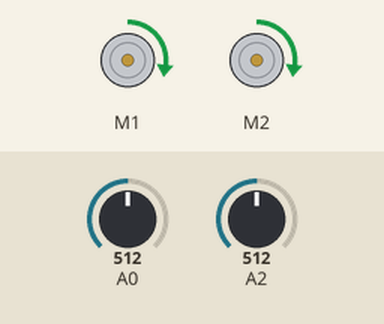
Simulated run of this sketch. Board: Arduino Uno, built with avr-gcc and run on an emulated ATmega328P. On the bench: 2 × DC motor (green arrow = forward, orange = backward, longer = faster). The test bench sets the inputs (shaded band); at power-on: A2 = 512, A0 = 512.

Above: at 1.2 s.
1.3 s: A2 set to 218
2.8 s: A2 set to 183
At 3.8 s:
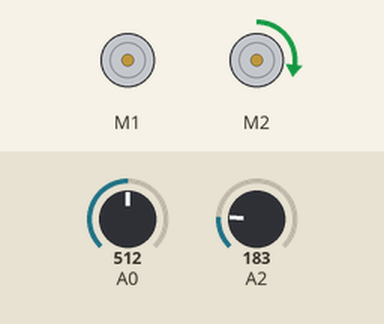
4.3 s: A2 set to 306
At 5.5 s:
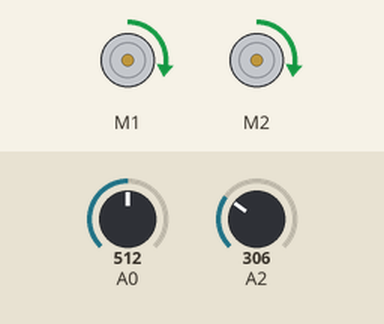
5.8 s: A2 set to 122
At 7.0 s:
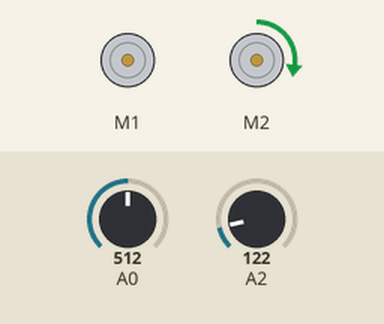
Timing chart, 0 to 8.3 s (numbered marks = the images above; inputs shaded):
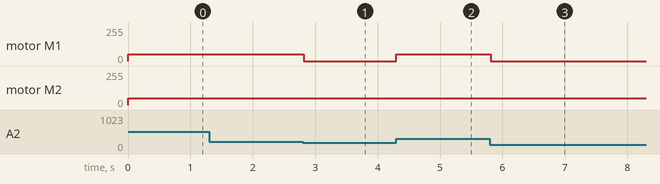

Measured:
- the behaviour switches between 200 and 199 on A2 (found by bisection; images 0 and 1)
- after the input at 1.3 s, every drawn part: stays the same
- after the input at 2.8 s, motor M1: forward 50/255 → stopped at once
- after the input at 4.3 s, motor M1: stopped → forward 50/255 at once
- after the input at 5.8 s, motor M1: forward 50/255 → stopped at once

The sketch:

LineFollowingRobot.ino
```cpp
#include <AFMotor.h>

AF_DCMotor motor1(1);
AF_DCMotor motor2(2);
int colorCode1= 200;
int colorCode2=200;

void setup() {
  // put your setup code here, to run once:
  motor1.setSpeed(50);
  motor1.run(RELEASE);
  motor2.setSpeed(50);
  motor2.run(RELEASE);
}

void loop() {
  // put your main code here, to run repeatedly:
  //u_int8t i;

  int cnyValue1= analogRead(A0);
  int cnyValue2= analogRead(A2);

  if(cnyValue1>colorCode1 && cnyValue2>colorCode2){
    int cnyValue1= analogRead(A0);
    int cnyValue2= analogRead(A2);
    motor1.run(FORWARD);
    motor2.run(FORWARD);
    delay(100);
  }

  if(cnyValue1<colorCode1){
    int cnyValue= analogRead(A0);
    int cnyValue2= analogRead(A2);
    motor1.run(RELEASE);
    motor1.run(FORWARD);
  }

  if(cnyValue2<colorCode2){
    int cnyValue= analogRead(A0);
    int cnyValue2= analogRead(A2);
    motor1.run(FORWARD);
    motor1.run(RELEASE);

  }

}
```
